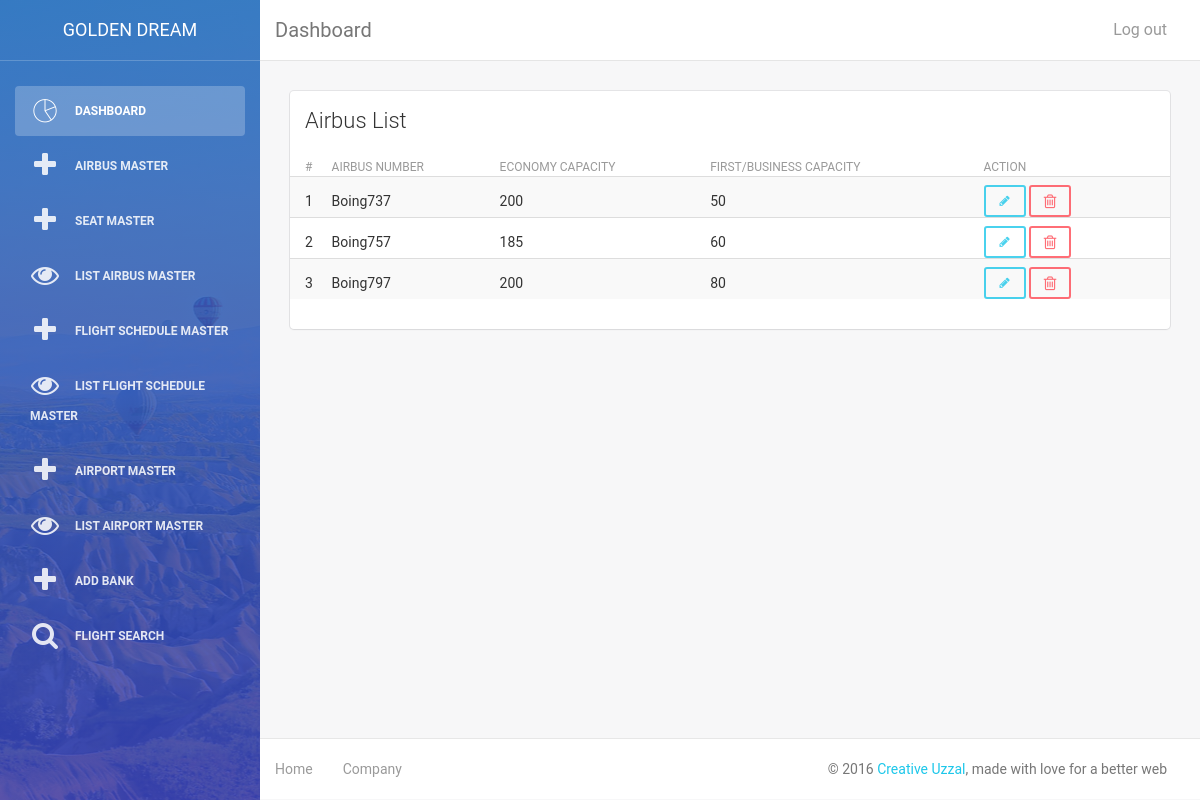
/admin/list_airbus.php (signed in), run on the app's committed database.
### tables this page shows
CREATE TABLE IF NOT EXISTS `airbus` (
  `airbus_id` int(15) NOT NULL,
  `airbus_no` varchar(20) NOT NULL,
  `economy_capacity` int(10) NOT NULL,
  `first_capacity` int(10) NOT NULL
);

### admin/list_airbus.php (the view, shortened to what this page needs)
<?php include('header.php'); ?>
        <div class="content">
            <div class="container-fluid">
                <div class="row">
                    <div class="col-md-12">
                        <div class="card">
                            <div class="header">
                                <h4 class="title">Airbus List</h4>
                            </div>
                            <div class="content table-responsive table-full-width">
                                <table class="table table-hover table-striped">
                                    <thead>
									    <th>#</th>
                                    	<th>Airbus Number</th>
                                    	<th>Economy Capacity</th>
										<th>First/Business Capacity</th>
                                    	<th>Action</th>
                                    </thead>
                                    <tbody>
									<?php
										$serial = 0;
										$sql = mysql_query("SELECT * FROM airbus");
										while($row = mysql_fetch_object($sql))
											{
												$serial++;
												echo "<tr>
														<td>$serial</td>
														<td>$row->airbus_no</td>
														<td>$row->economy_capacity</td>
														<td>$row->first_capacity</td>
														<td>
															<a data-toggle='tooltip' data-placement='top' title='Edit' class='btn btn-info btn-sm' href='edit_airbus.php?ide=$row->airbus_id'><i class='fa fa-pencil'></i></a>
															<a data-toggle='tooltip' data-placement='right' title='Delete' class='btn btn-danger btn-sm' onclick='return confirm_delete();' href='delete_airbus.php?idd=$row->airbus_id'><i class='fa fa-trash-o fa-lg'></i></a>
														</td>
													  </tr>";
											}
									?>
                                    </tbody>
                                </table>
                            </div>
                        </div>
                    </div>
                </div>
            </div>
        </div>
<?php include('footer.php'); ?>

### admin/list_airbus.php (style rules this page uses)
.table > thead > tr > th, .table > tbody > tr > th, .table > tfoot > tr > th, .table > thead > tr > td, .table > tbody > tr > td, .table > tfoot > tr > td { padding: 0px 0px; padding-top: 8px; padding-right: 0px; padding-bottom: 0px; padding-left: 0px; vertical-align: middle; }

### data on the page
airbus: airbus_no "Boing737", economy_capacity "200", first_capacity "50"
airbus: airbus_no "Boing757", economy_capacity "185", first_capacity "60"
airbus: airbus_no "Boing797", economy_capacity "200", first_capacity "80"
